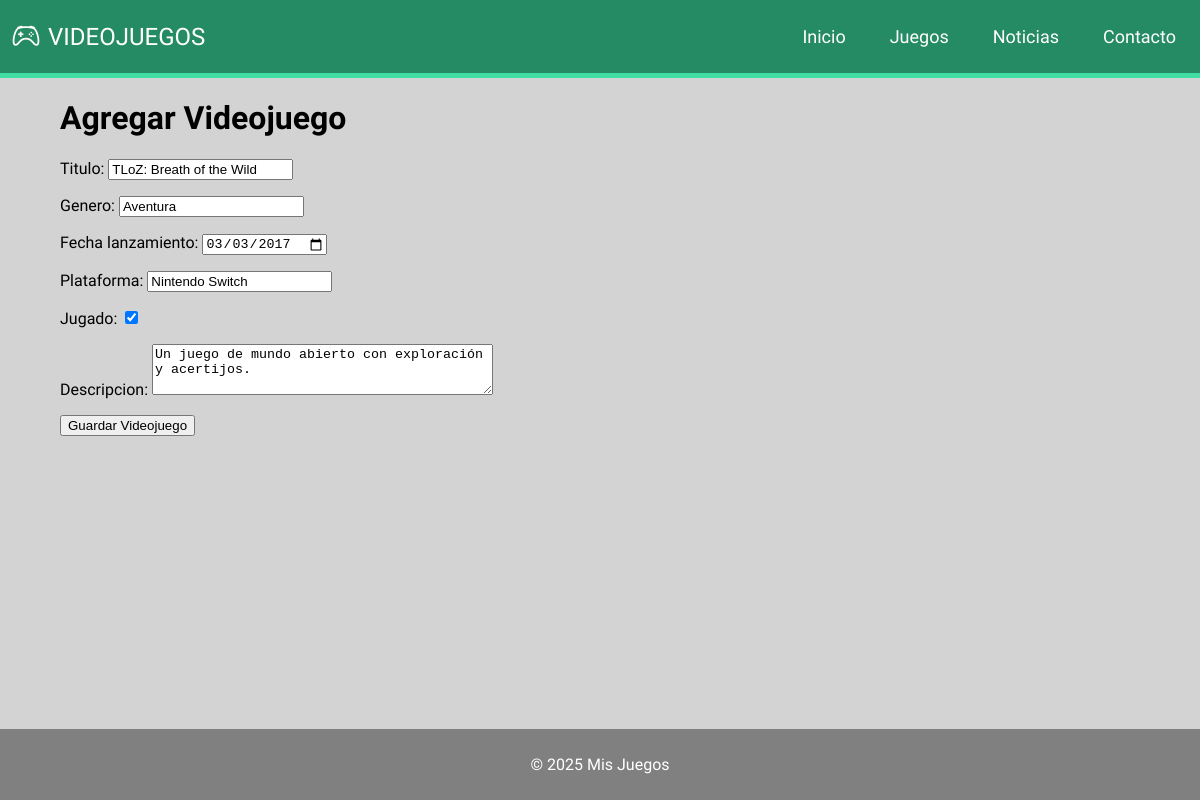
The page /videojuegos/1/editar/ on the database its author committed.
### videojuegos/models.py (models this page shows, shortened)
class Videojuego(models.Model):
    titulo = models.CharField(max_length=100)
    genero = models.CharField(max_length=50)
    fecha_lanzamiento = models.DateField()
    plataforma = models.CharField(max_length=50)
    jugado = models.BooleanField(default=False)
    descripcion = models.TextField(blank=True, null=True)

### videojuegos/views.py (the view)
# urls.py: path('<int:pk>/editar/', views.editar_videojuego, name='editar_videojuego'),
def editar_videojuego(request, pk):
    videojuego = get_object_or_404(Videojuego, pk=pk)
    if request.method == 'POST':
        form = VideojuegoForm(request.POST, instance=videojuego)
        if form.is_valid():
            form.save()
            return redirect('lista_videojuegos')
    else:
        form = VideojuegoForm(instance=videojuego)
    return render(request, 'videojuegos/formulario.html', {'form': form})

### videojuegos/forms.py (shortened to what this page needs)
class VideojuegoForm(forms.ModelForm):
    class Meta:
        model = Videojuego
        fields = '__all__'
        widgets = {
            'titulo': forms.TextInput(attrs={'class': 'form-control', 'placeholder': 'Escribe el título del videojuego'}),
            'plataforma': forms.TextInput(attrs={'class': 'form-control', 'placeholder': 'Escribe la plataforma'}),
            'fecha_lanzamiento': forms.DateInput(attrs={'class': 'form-control', 'type': 'date'}),
            'jugado': forms.CheckboxInput(attrs={'class': 'form-check-input'}),
            'descripcion': forms.Textarea(attrs={'class': 'form-control', 'rows': 3, 'placeholder': 'Escribe una descripción del videojuego'}),
            'genero': forms.TextInput(attrs={'class': 'form-control', 'placeholder': 'Escribe el género del videojuego'}),
        }

### videojuegos/templates/videojuegos/formulario.html (shortened to what this page needs)
{% extends "videojuegos/base.html" %}
{% block contenido %}
<h1>{% if form.instace.pk %} Editar {% else %} Agregar {% endif %} Videojuego </h1>
<form method="POST">
    {{ form.as_p }}
    <button type="submit" class="btn-submit">Guardar Videojuego</button>
</form>
{% endblock %}

### static/css/estilo.css (style rules this page uses)
:root { --color-1: rgb(37, 139, 101); --color-2:rgb(63, 223, 164); }
body { border: 0; padding: 0; margin: 0; font-family: "Alumni Sans SC", sans-serif; font-optical-sizing: auto; background-color: lightgray; }

### rows shown on the page
Videojuego: titulo "TLoZ: Breath of the Wild", genero "Aventura", fecha_lanzamiento "03/03/2017", plataforma "Nintendo Switch", jugado "☑", descripcion "Un juego de mundo abierto con exploración y acertijos."
